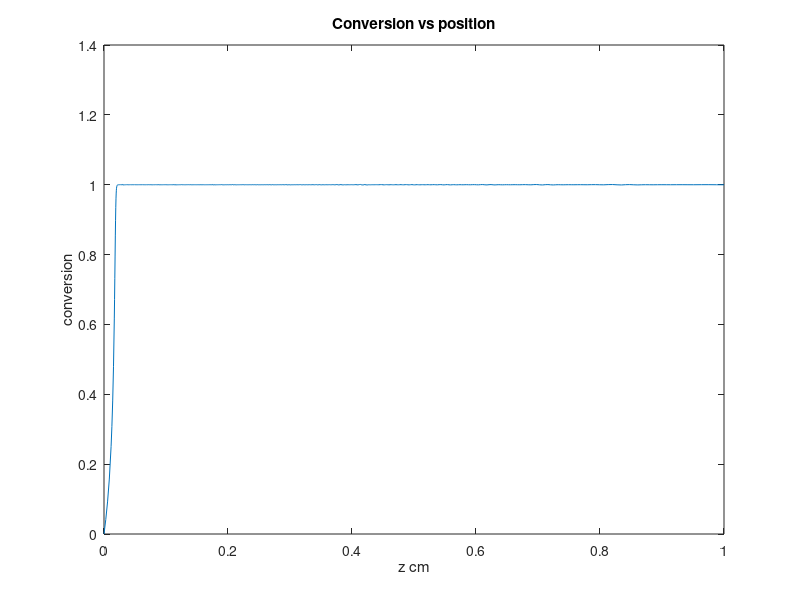
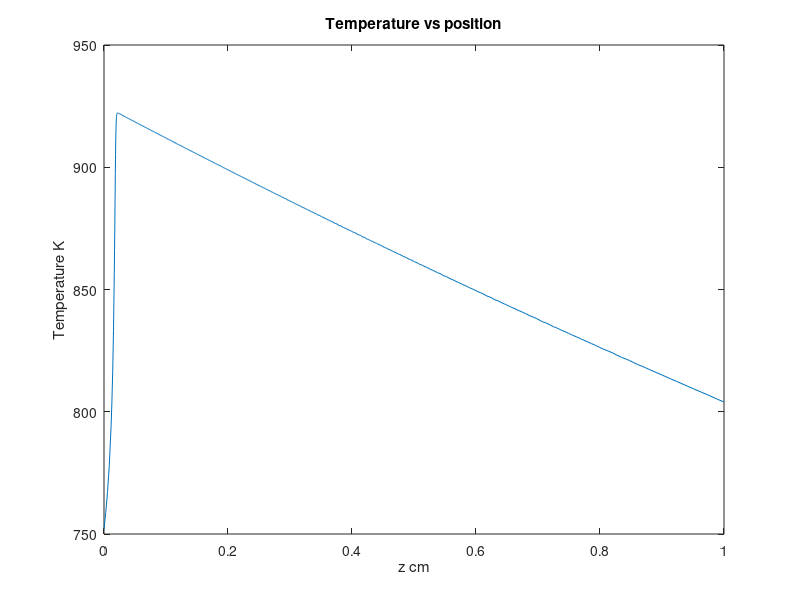
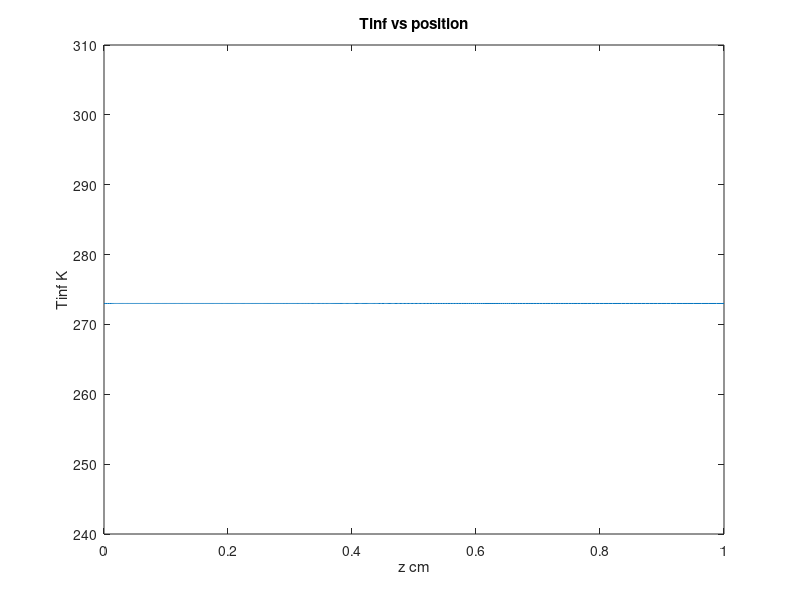

Source code (MATLAB) for these figures, in order:
function solveSystemEquations
%this is a generic code to solve a system energy and material balances.
%In this case the code is done to solve material, energy balance and
%coolant energy balances for constant density PFR. Uncomment/comment when neccesary.
%The boundary condition required with counterflow can be done with the
%shooting method.
%Anton Fadic / Winter 2017

iniCond=[0 752 273]; %X(0), T(0), Tinf(0)
zSpan = [0 1]; %[V0 VF] in m

[t,X]=ode45(@systemEquations,zSpan,iniCond);

%plot the results
close all
plot(t,X(:,1));xlabel('z cm'); ylabel('conversion'); title('Conversion vs position');figure
plot(t,X(:,2));xlabel('z cm'); ylabel('Temperature K'); title('Temperature vs position');figure
plot(t,X(:,3));xlabel('z cm'); ylabel('Tinf K'); title('Tinf vs position');
endTemperature=X(end,3) %coolant temperature at z=L. This is important to read for counterflow
endTemperature=X(end,1) %coolant temperature at z=L. This is important to read for counterflow
end

function lhs=systemEquations(t,varin)
%t is an unused parameter, and varin is the input variables. The output is
%called lhs. varin is shown as follows:
X=varin(1); %conversion 
T=varin(2); %fluid temperature K
Tinf=varin(3); %coolant temperature K

D=0.06; % m diamater
Q0=750*1e-6; %volumetric flow rate m3/s
CA0=1000; %inlet concentration m3/s
FA0=Q0*CA0; %inlet molar flow rate of A
rho=1000; %density kg/m3
m=Q0*rho; %mass flow rate kg/s
Cp=1100; %fluid density
U=900; % W/m2/K
dHr=-190e3; %delta Hr J/mol

mc=0.1; %coolant mass flow rate kg/s
Cpc=1000; %J/kg/kg coolant's heat capacity


lhs(1)=pi*D^2./(4*FA0).*(-ra(X,T)); %mol balance dx/dz
lhs(2)=1/(m*Cp)*(pi*D^2/4)*(4*U*(Tinf-T)/D+(-dHr)*(-ra(X,T))); %energy balance dT/dz
%lhs(3)=-1./(mc*Cpc)*(pi*D*U)*(Tinf-T); %co flow dTinf/dz
%lhs(3)=1./(mc*Cpc)*(pi*D*U)*(Tinf-T); %counterflow dTinf/dz
lhs(3)=0; %fixed temperature dTinf/dz=0 => Tinf=constant.

lhs = lhs';
end


function rate=ra(X,T)

Ea_R=19846; %Ea/R K
A0=1e12; %preexponeniat factor 1/s
CA0=1000; %Inlet concentration of A mol/m3

k=A0.*exp(-Ea_R./T); %rate constant

rate = -k.*CA0*(1-X); %first order rate. Constant density  

end